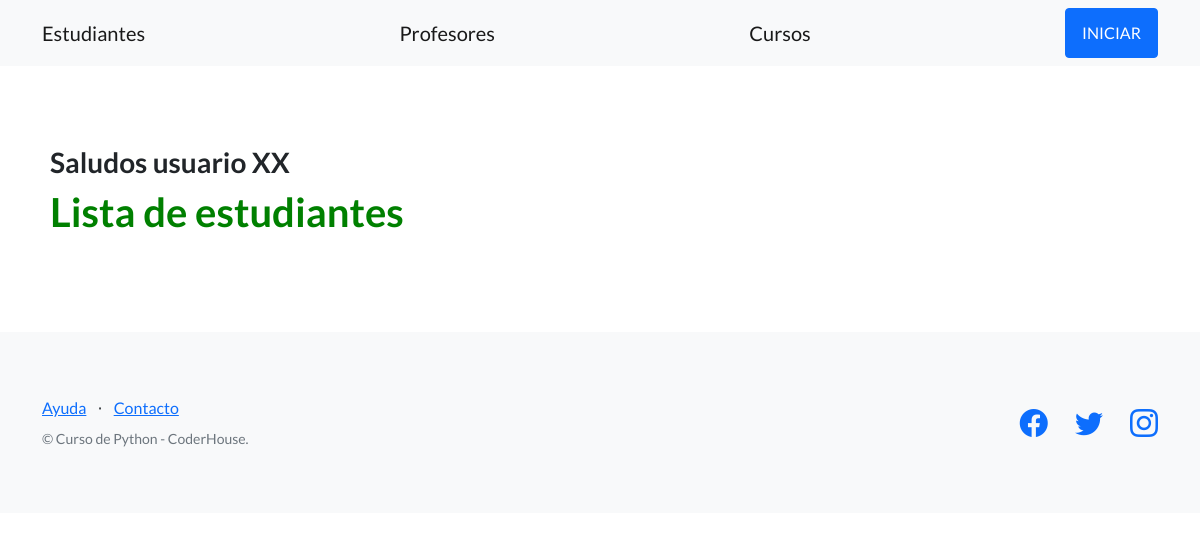
/plataforma/alumnos/, run on an earlier commit of the app's database.
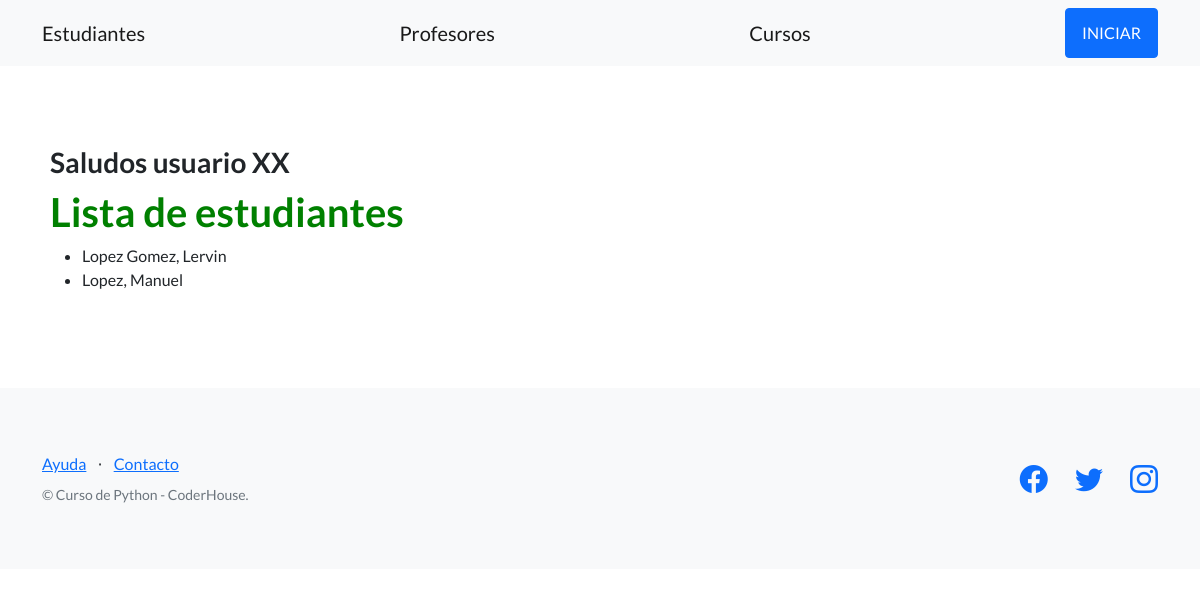
And on a later commit of the database.
### estudiantes/models.py (models this page shows, shortened)
class Estudiante(models.Model):
    nombre = models.CharField(max_length=256)
    apellido = models.CharField(max_length=256)
    dni = models.CharField(max_length=32)
    email = models.EmailField()
    fecha_nacimiento = models.DateField(null=True)

### estudiantes/views.py (the view)
# urls.py: path('alumnos/', listar_estudiantes, name="listar_alumnos"),
def listar_estudiantes(request):
    contexto = {
        'estudiantes': Estudiante.objects.all()
    }
    return render(
        request=request,
        template_name='estudiantes/lista_estudiantes.html',
        context=contexto,
    )

### estudiantes/templates/estudiantes/lista_estudiantes.html (shortened to what this page needs)
{% extends "estudiantes/base.html" %}
{% block contenido %}
{% include "estudiantes/barra_saludo.html" %}
<h1 class="titulos-coder">Lista de estudiantes</h1>
<ul>
{% for student in estudiantes %}
  <li>{{ student.apellido }}, {{ student.nombre }}</li>
{% endfor %}
</ul>
{% endblock contenido %}

### estudiantes/templates/estudiantes/base.html (shortened to what this page needs)
{% load static %}
<!DOCTYPE html>
<html lang="en">
    <head>
        <link href="https://cdn.jsdelivr.net/npm/bootstrap-icons@1.5.0/font/bootstrap-icons.css" rel="stylesheet" type="text/css" />
        <link href="{% static 'css/styles.css' %}" rel="stylesheet" />
    </head>
    <body>
        <nav class="navbar navbar-light bg-light static-top">
            <div class="container">
                <a class="navbar-brand" href="{% url 'listar_alumnos' %}">Estudiantes</a>
                <a class="navbar-brand" href="{% url 'listar_profesores' %}">Profesores</a>
                <a class="navbar-brand" href="{% url 'listar_cursos' %}">Cursos</a>
                <a class="btn btn-primary" href="{% url 'inicio' %}">INICIAR</a>
            </div>
        </nav>
        <section style="padding:80px 50px;">
            {% block contenido %}
            {% endblock contenido %}
        </section>
        <footer class="footer bg-light">
            <div class="container">
                <div class="row">
                    <div class="col-lg-6 h-100 text-center text-lg-start my-auto">
                        <ul class="list-inline mb-2">
                            <li class="list-inline-item"><a href="#!">Ayuda</a></li>
                            <li class="list-inline-item">⋅</li>
                            <li class="list-inline-item"><a href="#!">Contacto</a></li>
                        </ul>
                        <p class="text-muted small mb-4 mb-lg-0">&copy; Curso de Python - CoderHouse.</p>
                    </div>
                    <div class="col-lg-6 h-100 text-center text-lg-end my-auto">
                        <ul class="list-inline mb-0">
                            <li class="list-inline-item me-4">
                                <a href="#!"><i class="bi-facebook fs-3"></i></a>
                            </li>
                            <li class="list-inline-item me-4">
                                <a href="#!"><i class="bi-twitter fs-3"></i></a>
                            </li>
                            <li class="list-inline-item">
                                <a href="https://www.instagram.com/espndeportes/?hl=es"><i class="bi-instagram fs-3"></i></a>
                            </li>
                        </ul>
                    </div>
                </div>
            </div>
        </footer>
    </body>
</html>

### estudiantes/templates/estudiantes/barra_saludo.html
<div>
  <h3>Saludos usuario XX</h3>
</div>

What changed in the data, as far as the page shows it:
added Estudiante: apellido "Lopez Gomez", nombre "Lervin"
added Estudiante: apellido "Lopez", nombre "Manuel"
